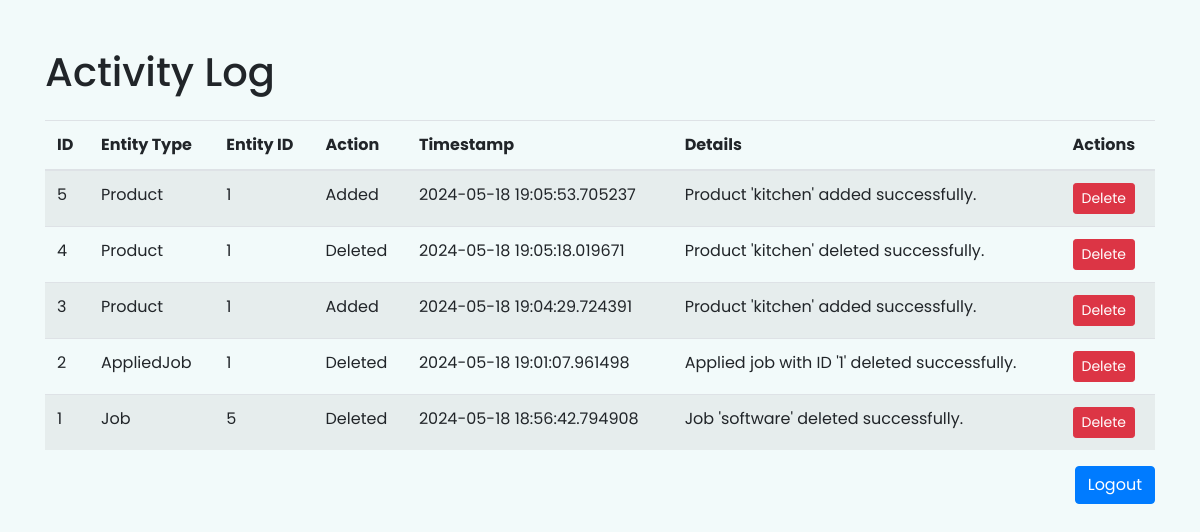
Screenshot of /sagin/super (signed in) with the database file from the repository.
### app.py (models this page shows, shortened)
class ActionHistory(db.Model):
    id = db.Column(db.Integer, primary_key=True)
    entity_type = db.Column(db.String(50))
    entity_id = db.Column(db.Integer)
    action = db.Column(db.String(50))
    timestamp = db.Column(db.DateTime, default=datetime.utcnow)
    details = db.Column(db.Text)

### app.py (the view)
@app.route('/sagin/super')
def super_view():
    if 'admin_logged_in' not in session or not session['admin_logged_in']:
        return redirect(url_for('sagin'))
    actions = ActionHistory.query.order_by(ActionHistory.timestamp.desc()).all()
    return render_template('all.html', actions=actions)

### templates/all.html (shortened to what this page needs)
<!DOCTYPE html>
<html lang="en">
<head>
    <link rel="stylesheet" href="https://maxcdn.bootstrapcdn.com/bootstrap/4.5.2/css/bootstrap.min.css">
</head>
<body>
    <div class="container mt-5">
        <h1 class="mb-4">Activity Log</h1>
        <table class="table table-striped">
            <thead>
                <tr>
                    <th>ID</th>
                    <th>Entity Type</th>
                    <th>Entity ID</th>
                    <th>Action</th>
                    <th>Timestamp</th>
                    <th>Details</th>
                    <th>Actions</th>
                </tr>
            </thead>
            <tbody>
                {% for action in actions %}
                <tr>
                    <td>{{ action.id }}</td>
                    <td>{{ action.entity_type }}</td>
                    <td>{{ action.entity_id }}</td>
                    <td>{{ action.action }}</td>
                    <td>{{ action.timestamp }}</td>
                    <td>{{ action.details }}</td>
                    <td>
                        <form method="post" action="{{ url_for('delete_action', action_id=action.id) }}" class="d-inline">
                            <button type="submit" class="btn btn-danger btn-sm">Delete</button>
                        </form>
                    </td>
                </tr>
                {% endfor %}
            </tbody>
        </table>
        <div class="text-right">
            <a href="/sagout" class="btn btn-primary">Logout</a>
        </div>
    </div>
</body>
</html>

### templates/all.html (style rules this page uses)
body { font-family: 'Poppins', sans-serif; background-color: #F2FAFA; }

### rows the page displays
ActionHistory: id "5", entity_type "Product", entity_id "1", action "Added", timestamp "2024-05-18 19:05:53.705237", details "Product 'kitchen' added successfully."
ActionHistory: id "4", entity_type "Product", entity_id "1", action "Deleted", timestamp "2024-05-18 19:05:18.019671", details "Product 'kitchen' deleted successfully."
ActionHistory: id "3", entity_type "Product", entity_id "1", action "Added", timestamp "2024-05-18 19:04:29.724391", details "Product 'kitchen' added successfully."
ActionHistory: id "2", entity_type "AppliedJob", entity_id "1", action "Deleted", timestamp "2024-05-18 19:01:07.961498", details "Applied job with ID '1' deleted successfully."
ActionHistory: id "1", entity_type "Job", entity_id "5", action "Deleted", timestamp "2024-05-18 18:56:42.794908", details "Job 'software' deleted successfully."
